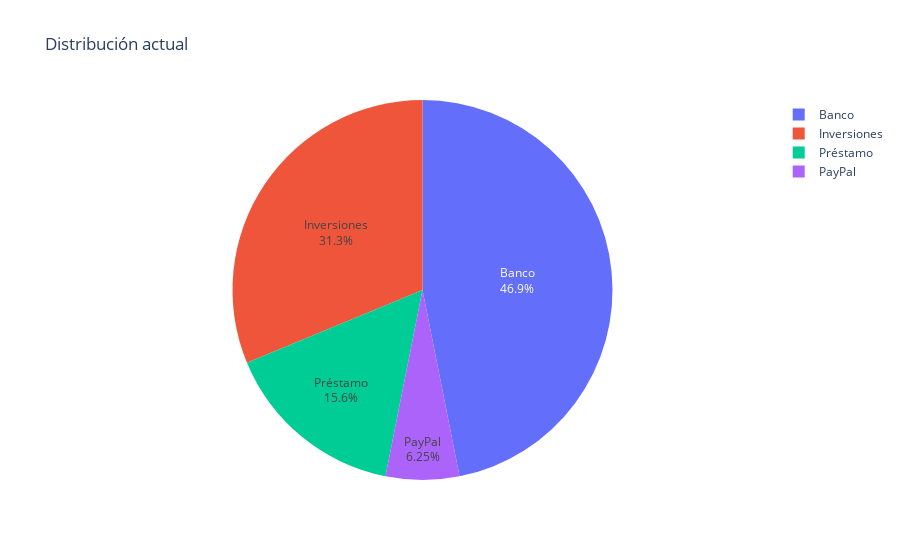

Write notebook code for a chart like this one.
### Markdown cell above
Analizamos la cantidad actual de dinero y dónde se ubica, asimismo como una evolución mensual de los ahorros.

### Code cell
data = [['Banco', 3000], 
        ['Inversiones', 2000], 
        ['PayPal', 400],
        ['Préstamo', 1000]]
  
 # creamos un dataframe
df_economia = pd.DataFrame(data, columns = ['Activo', 'Cantidad'])
print(f"TOTAL: {df_economia['Cantidad'].sum()} €")

fig = px.pie(values=list(df_economia['Cantidad']), names=list(df_economia['Activo']), title='Distribución actual')
fig.update_traces(textposition='inside', textinfo='percent+label')
fig.show()

### Figure 1 — Plotly figure (JSON) as saved in the notebook; plotly's stock layout.template omitted (floating-point values rounded to 4 significant figures)
{"data": [{"domain": {"x": [0, 1], "y": [0, 1]}, "hovertemplate": "label=%{label}<br>value=%{value}<extra></extra>", "labels": ["Banco", "Inversiones", "PayPal", "Préstamo"], "legendgroup": "", "name": "", "showlegend": true, "textinfo": "percent+label", "textposition": "inside", "type": "pie", "values": [3000, 2000, 400, 1000]}], "layout": {"legend": {"tracegroupgap": 0}, "title": {"text": "Distribución actual"}}}
